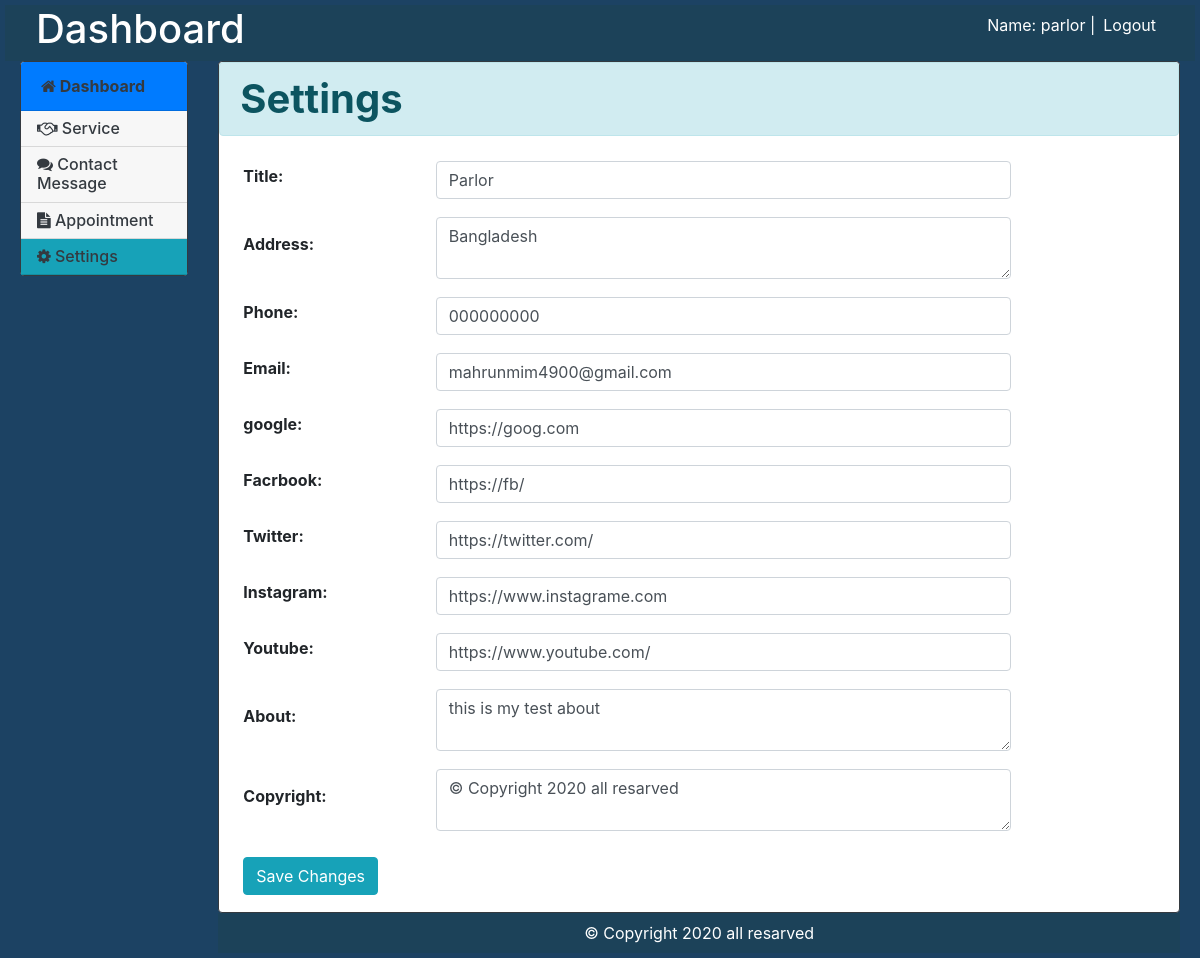
Screenshot of /Admin/settings.php (signed in) with the database file from the repository.
### tables this page shows
CREATE TABLE `default_setting` (
  `id` int(11) NOT NULL,
  `title` varchar(255) DEFAULT NULL,
  `about` longtext DEFAULT NULL,
  `email` varchar(255) DEFAULT NULL,
  `phone` varchar(255) DEFAULT NULL,
  `fb` varchar(255) DEFAULT NULL,
  `twitter` varchar(255) DEFAULT NULL,
  `google` varchar(255) DEFAULT NULL,
  `address` longtext DEFAULT NULL,
  `instagram` varchar(255) DEFAULT NULL,
  `youtube` varchar(255) DEFAULT NULL,
  `copyright` varchar(255) DEFAULT NULL
);

### Admin/settings.php (the view, shortened to what this page needs)
<?php include "inc/header.php"; ?>
<?php include 'inc/left-sidebar.php'; ?>
<div class="col-sm-10">
    <div class="card border-dark mh-600">
        <h1 class="alert alert-info mb-0"><strong>Settings</strong></h1>
        <div class="mx-2 col-sm-10">
            <form action="" method="POST" enctype="multipart/form-data">
                <table class="w-100">
                    <tbody class="w-100">
                        <?php
                        $database = mysqli_connect('localhost', 'root', '', 'parlor');
                        $quary = "SELECT * FROM default_setting where id = 1";
                        $quaryData = mysqli_query($database, $quary);
                        if (mysqli_num_rows($quaryData) > 0) {
                            foreach ($quaryData as $item) {
                        ?>
                                <tr>
                                    <td class="w-25"><label class="font-weight-bold" for="title"> Title: </label></td>
                                    <td>
                                        <input id='title' class="form-control  my-2" name="title" type="text" placeholder="Product Tilte" value="<?= $item['title'] ?>">
                                    </td>
                                </tr>
                                <tr>
                                    <td><label class="font-weight-bold" for="address">Address: </label></td>
                                    <td>
                                        <textarea class="form-control  my-2" name="address" id="Address" cols="30" rows="2" placeholder="Address"><?= $item['address'] ?></textarea>
                                    </td>
                                </tr>
                                <tr>
                                    <td><label class="font-weight-bold" for="phone">Phone: </label></td>
                                    <td>
                                        <input class="form-control my-2" id='phone' name="phone" type="text" placeholder="Phone" value="<?= $item['phone'] ?>">
                                    </td>
                                </tr>
                                <tr>
                                    <td><label class="font-weight-bold" for="email">Email: </label></td>
                                    <td>
                                        <input class="form-control my-2" id='email' name="email" type="email" placeholder="Email" value="<?= $item['email'] ?>">
                                    </td>
                                </tr>
                                <tr>
                                    <td><label class="font-weight-bold" for="google">google: </label></td>
                                    <td>
                                        <input class="form-control my-2" id='google' name="google" type="url" placeholder="Google" value="<?= $item['google']?>">
                                    </td>
                                </tr>
                                <tr>
                                    <td><label class="font-weight-bold" for="fb">Facrbook: </label></td>
                                    <td>
                                        <input class="form-control my-2" id='fb' name="fb" type="url" placeholder="Facrbook" value="<?= $item['fb'] ?>">
                                    </td>
                                </tr>
                                <tr>
                                    <td><label class="font-weight-bold" for="twitter">Twitter: </label></td>
                                    <td>
                                        <input class="form-control my-2" id='twitter' name="twitter" type="url" placeholder="Twitter" value="<?= $item['twitter'] ?>">
                                    </td>
                                </tr>
                                <tr>
                                    <td><label class="font-weight-bold" for="instagram">Instagram: </label></td>
                                    <td>
                                        <input class="form-control my-2" id='instagram' name="instagram" type="url" placeholder="Instagram" value="<?= $item['instagram'] ?>">
                                    </td>
                                </tr>
                                <tr>
                                    <td><label class="font-weight-bold" for="youtube">Youtube: </label></td>
                                    <td>
                                        <input class="form-control my-2" id='youtube' name="youtube" type="url" placeholder="Youtube" value="<?= $item['youtube'] ?>">
                                    </td>
                                </tr>
                                <tr>
                                    <td><label class="font-weight-bold" for="About">About: </label></td>
                                    <td>
                                        <textarea class="form-control  my-2" name="about" id="about" cols="30" rows="2" placeholder="About"><?= $item['about'] ?></textarea>
                                    </td>
                                </tr>
                                <tr>
                                    <td><label class="font-weight-bold" for="copyright">Copyright: </label></td>
                                    <td>
                                        <textarea class="form-control  my-2" name="copyright" id="copyright" cols="30" rows="2" placeholder="Copyright"><?= $item['copyright'] ?></textarea>
                                    </td>
                                </tr>
                                <tr>
                                    <td>
                                        <input class="btn btn-info my-3" type="submit" value="Save Changes">
                                    </td>
                                    <td></td>
                                </tr>
                        <?php
                            }
                        } ?>
                    </tbody>
                </table>
            </form>
        </div>
    </div>
    <?php include 'inc/footer.php'; ?>

### Admin/assets/css/style.css (style rules this page uses)
.dashboard-body { background: #1C4263 ; margin: 5px; }
.mh-600 { min-height: 600px; }

### rows the page displays
default_setting: title "Parlor", address "Bangladesh", phone "000000000", email "mahrunmim4900@gmail.com", google "https://goog.com", fb "https://fb/", twitter "https://twitter.com/", instagram "https://www.instagrame.com", youtube "https://www.youtube.com/", about "this is my test about", copyright "© Copyright 2020 all resarved"

### other values shown
session::get('username') "parlor"
